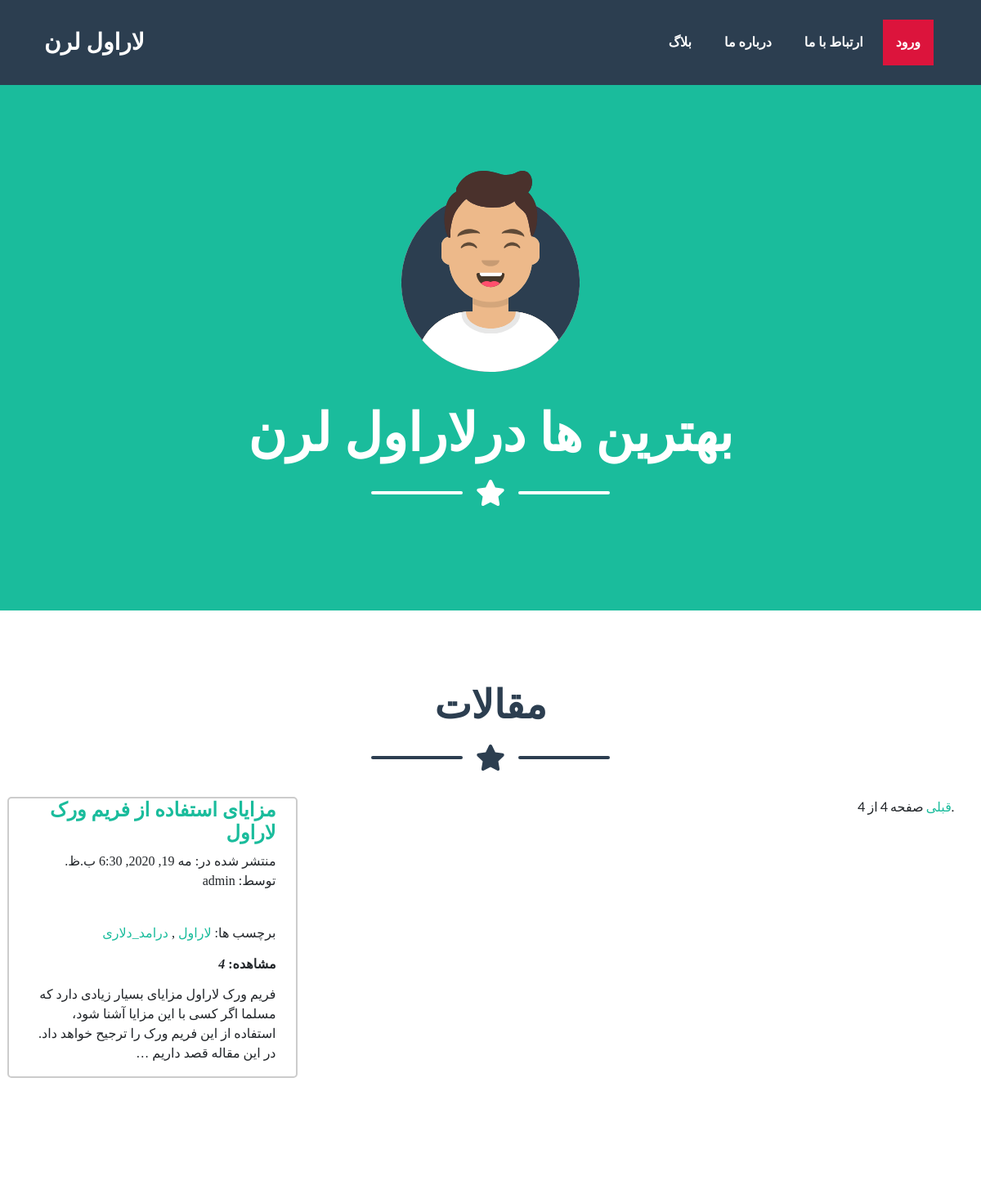
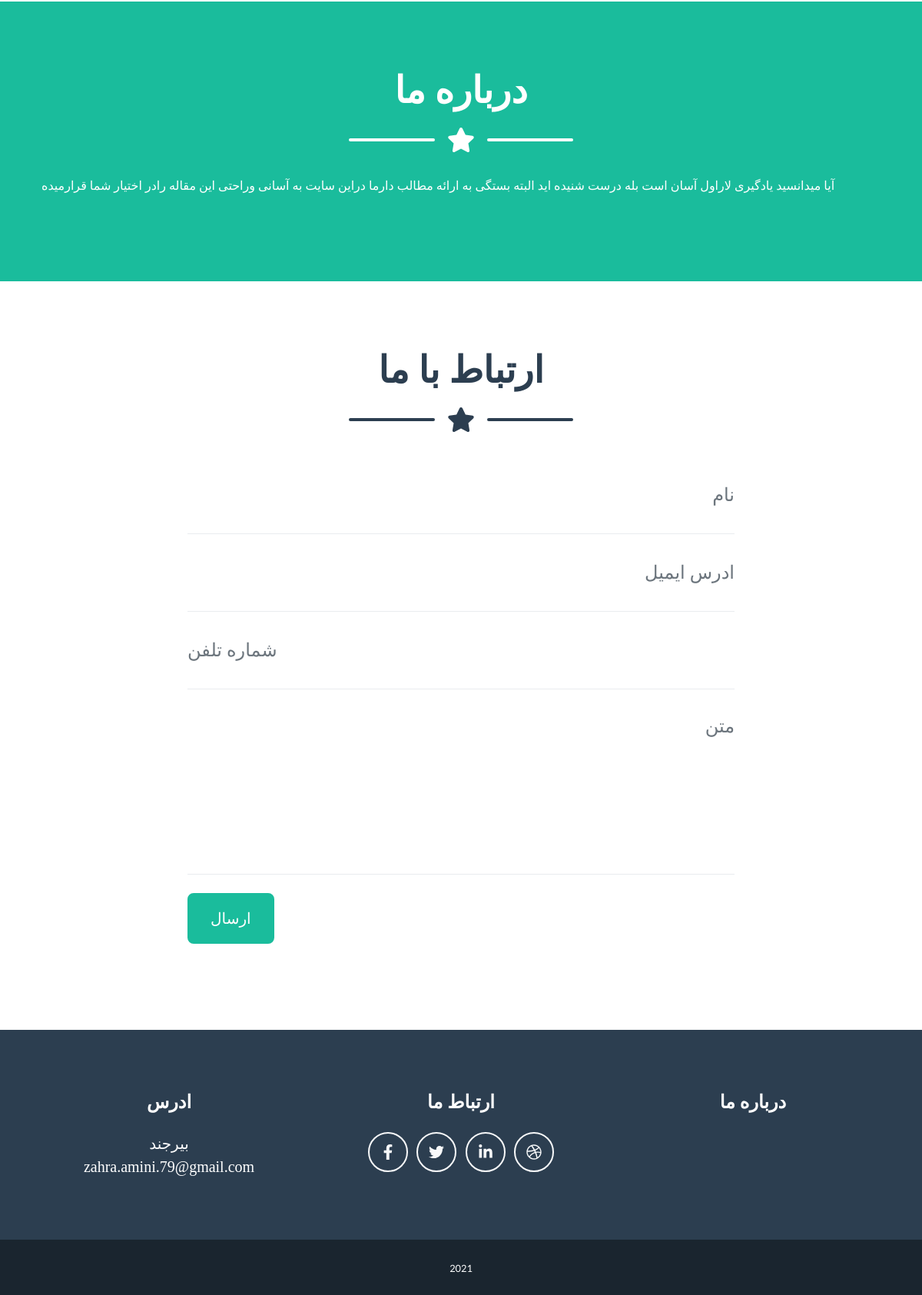
The app's page /blog/?page=4 with its own data (2 pictures, top to bottom).
### blog/models.py (models this page shows, shortened)
class Post(models.Model):
    STATUS_CHOICES = (
        ('draft', 'Draft'),
        ('published', 'Published'),
    )
    tags = TaggableManager()
    title = models.CharField(max_length=250)
    slug = models.SlugField(max_length=250, unique_for_date='publish')
    author = models.ForeignKey(
        User, on_delete=models.CASCADE, related_name='blog_posts')
    body = models.TextField()
    publish = models.DateTimeField(default=timezone.now)
    created = models.DateTimeField(auto_now_add=True)
    updated = models.DateTimeField(auto_now=True)
    status = models.CharField(
        max_length=10, choices=STATUS_CHOICES, default='draft')
    visits = models.PositiveIntegerField(default=0)
    class Meta:
        ordering = ('-publish',)
    def get_absolute_url(self):
        return reverse('blog:post_detail',
                       args=[self.publish.year, self.publish.month, self.publish.day, self.slug])

### blog/views.py (the view)
# urls.py: path('', post_list, name='post_list'),
def post_list(request, tag_slug=None):
    object_list = Post.objects.filter(status='published')
    tag = None
    if tag_slug:
        tag = get_object_or_404(Tag, slug=tag_slug)
        object_list = object_list.filter(tags__in=[tag])
    paginator = Paginator(object_list, 3)  # 2 posts in each page
    page = request.GET.get('page')
    try:
        posts = paginator.page(page)
    except PageNotAnInteger:
        posts = paginator.page(1)
    except EmptyPage:
        posts = paginator.page(paginator.num_pages)
    return render(request, 'blog/post/list.html',
                  {'page': page,
                   'posts': posts,
                   'tag': tag})

### blog/templates/blog/post/list.html (shortened to what this page needs)
{% extends "blog/base.html" %}
{% block content %}
<div class="row">
{% for post in posts %}
<div class="col-md-6 col-lg-4 mb-5" style="border: solid 2px #ccc;border-radius: 5px;text-align:right;direction:rtl">
<h4 style="text-align:right">
    <a href="{{ post.get_absolute_url }}">
        {{ post.title }}
    </a>
</h4>
<p class="date" style="text-align:right;direction:rtl color:#ccc">
    منتشر شده در: {{ post.publish }} <br> توسط: {{ post.author }}
</p><br>
<p class="tags">
برچسب ها:
{% for tag in post.tags.all %}
<a href="{% url "blog:post_list_by_tag" tag.slug %}">
{{ tag.name }}
</a>
{% if not forloop.last %}, {% endif %}
{% endfor %}
<h6 style="text-align:right"> مشاهده: <b><i> {{post.visits}} </i></b></h6>
<p style="text-align:right;direction:rtl">{{ post.body|truncatewords:30|linebreaks }}</p>
</div>
{% endfor %}
</div>
{% include "pagination.html" with page=posts %}
{% endblock %}

### records on screen
Post: title "مزایای استفاده از فریم ورک لاراول", publish "مه 19, 2020, 6:30 ب.ظ.", author "admin", visits "4", body "فریم ورک لاراول مزایای بسیار زیادی دارد که مسلما اگر کسی با این مزایا آشنا شود، استفاده از این فریم ورک را ترجیح خواهد داد. در این مقاله قصد داریم …"
Tag: name "لاراول"
Tag: name "درامد_دلاری"

### other values on screen
{{ page.paginator.num_pages }} "4"
